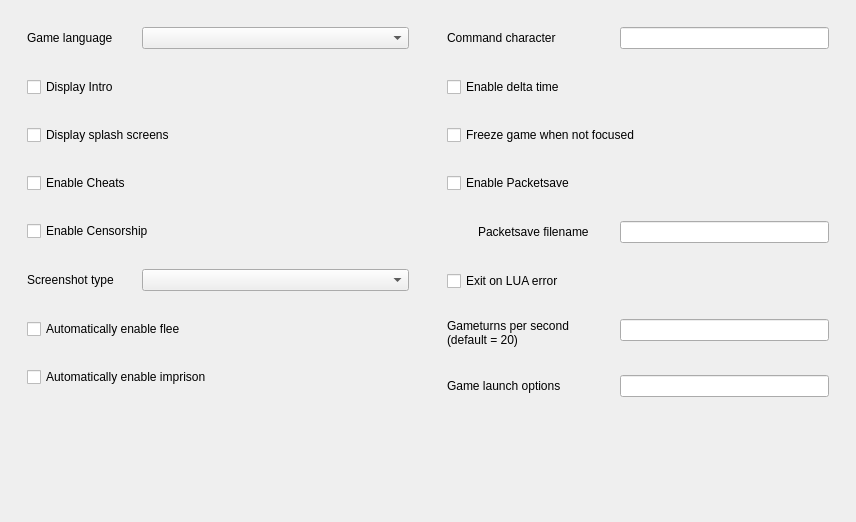
         <widget class="QWidget" name="responsive_scrollAreaWidgetContents_2">
          <property name="geometry">
           <rect>
            <x>0</x>
            <y>0</y>
            <width>856</width>
            <height>522</height>
           </rect>
          </property>
          <layout class="QHBoxLayout" name="horizontalLayout_5" stretch="1,1">
           <item>
            <widget class="QFrame" name="frame">
             <property name="sizePolicy">
              <sizepolicy hsizetype="Ignored" vsizetype="Preferred">
               <horstretch>1</horstretch>
               <verstretch>0</verstretch>
              </sizepolicy>
             </property>
             <layout class="QFormLayout" name="formLayout_5">
              <property name="horizontalSpacing">
               <number>28</number>
              </property>
              <property name="verticalSpacing">
               <number>28</number>
              </property>
              <property name="leftMargin">
               <number>16</number>
              </property>
              <property name="topMargin">
               <number>16</number>
              </property>
              <property name="rightMargin">
               <number>16</number>
              </property>
              <property name="bottomMargin">
               <number>16</number>
              </property>
              <item row="0" column="0">
               <widget class="QLabel" name="labelLanguage">
                <property name="text">
                 <string comment="Dropdown Title Label">Game language</string>
                </property>
               </widget>
              </item>
              <item row="0" column="1">
               <widget class="QComboBox" name="comboBoxLanguage"/>
              </item>
              <item row="5" column="0">
               <widget class="QLabel" name="labelScreenshot">
                <property name="text">
                 <string comment="Dropdown Title Label">Screenshot type</string>
                </property>
               </widget>
              </item>
              <item row="5" column="1">
               <widget class="QComboBox" name="comboBoxScreenshots"/>
              </item>
              <item row="8" column="0">
               <spacer name="verticalSpacer_3">
                <property name="orientation">
                 <enum>Qt::Orientation::Vertical</enum>
                </property>
                <property name="sizeHint" stdset="0">
                 <size>
                  <width>1</width>
                  <height>0</height>
                 </size>
                </property>
               </spacer>
              </item>
              <item row="2" column="0" colspan="2">
               <widget class="QCheckBox" name="checkBoxDisplaySplashScreens">
                <property name="text">
                 <string comment="Checkbox Toggle">Display splash screens</string>
                </property>
               </widget>
              </item>
              <item row="1" column="0" colspan="2">
               <widget class="QCheckBox" name="checkBoxDisplayIntro">
                <property name="text">
                 <string comment="Checkbox Toggle">Display Intro</string>
                </property>
               </widget>
              </item>
              <item row="3" column="0" colspan="2">
               <widget class="QCheckBox" name="checkBoxCheats">
                <property name="text">
                 <string comment="Checkbox Toggle">Enable Cheats</string>
                </property>
               </widget>
              </item>
              <item row="7" column="0" colspan="2">
               <widget class="QCheckBox" name="checkBoxAutoEnableImprison">
                <property name="text">
                 <string comment="Checkbox Toggle">Automatically enable imprison</string>
                </property>
               </widget>
              </item>
              <item row="6" column="0" colspan="2">
               <widget class="QCheckBox" name="checkBoxAutoEnableFlee">
                <property name="text">
                 <string comment="Checkbox Toggle">Automatically enable flee</string>
                </property>
               </widget>
              </item>
              <item row="4" column="0" colspan="2">
               <widget class="QCheckBox" name="checkBoxCensorship">
                <property name="text">
                 <string comment="Checkbox Toggle">Enable Censorship</string>
                </property>
               </widget>
              </item>
             </layout>
            </widget>
           </item>
           <item>
            <widget class="QFrame" name="frame_2">
             <property name="sizePolicy">
              <sizepolicy hsizetype="Ignored" vsizetype="Preferred">
               <horstretch>1</horstretch>
               <verstretch>0</verstretch>
              </sizepolicy>
             </property>
             <layout class="QFormLayout" name="formLayout_6">
              <property name="horizontalSpacing">
               <number>28</number>
              </property>
              <property name="verticalSpacing">
               <number>28</number>
              </property>
              <property name="leftMargin">
               <number>16</number>
              </property>
              <property name="topMargin">
               <number>16</number>
              </property>
              <property name="rightMargin">
               <number>16</number>
              </property>
              <property name="bottomMargin">
               <number>16</number>
              </property>
              <item row="0" column="0">
               <widget class="QLabel" name="labelCommandChar">
                <property name="text">
                 <string comment="Textinput Title Label">Command character</string>
                </property>
               </widget>
              </item>
              <item row="0" column="1">
               <widget class="QLineEdit" name="lineEditCommandChar"/>
              </item>
              <item row="4" column="0">
               <widget class="QLabel" name="labelPacketSaveFileName">
                <property name="styleSheet">
                 <string notr="true">margin-left: 28px;</string>
                </property>
                <property name="text">
                 <string comment="Textinput Title Label">Packetsave filename</string>
                </property>
                <property name="indent">
                 <number>-1</number>
                </property>
               </widget>
              </item>
              <item row="4" column="1">
               <widget class="QLineEdit" name="lineEditPackSaveFileName"/>
              </item>
              <item row="6" column="0">
               <widget class="QLabel" name="labelGameturns">
                <property name="text">
                 <string comment="Textinput Title Label">Gameturns per second
(default = 20)</string>
                </property>
                <property name="wordWrap">
                 <bool>true</bool>
                </property>
               </widget>
              </item>
              <item row="6" column="1">
               <widget class="QLineEdit" name="lineEditGameturns"/>
              </item>
              <item row="7" column="0">
               <widget class="QLabel" name="labelLaunchOptions">
                <property name="text">
                 <string comment="Textinput Title Label">Game launch options</string>
                </property>
               </widget>
              </item>
              <item row="7" column="1">
               <widget class="QLineEdit" name="lineEditLaunchOptions"/>
              </item>
              <item row="8" column="0">
               <spacer name="verticalSpacer_4">
                <property name="orientation">
                 <enum>Qt::Orientation::Vertical</enum>
                </property>
                <property name="sizeHint" stdset="0">
                 <size>
                  <width>1</width>
                  <height>0</height>
                 </size>
                </property>
               </spacer>
              </item>
              <item row="2" column="0" colspan="2">
               <widget class="QCheckBox" name="checkBoxFreezeGameNoFocus">
                <property name="text">
                 <string comment="Checkbox Toggle">Freeze game when not focused</string>
                </property>
               </widget>
              </item>
              <item row="1" column="0" colspan="2">
               <widget class="QCheckBox" name="checkBoxDeltaTime">
                <property name="text">
                 <string comment="Checkbox Toggle">Enable delta time</string>
                </property>
               </widget>
              </item>
              <item row="3" column="0" colspan="2">
               <widget class="QCheckBox" name="checkBoxPacketSaveEnabled">
                <property name="text">
                 <string comment="Checkbox Toggle">Enable Packetsave</string>
                </property>
               </widget>
              </item>
              <item row="5" column="0" colspan="2">
               <widget class="QCheckBox" name="checkBoxExitOnLuaError">
                <property name="text">
                 <string comment="Checkbox Toggle">Exit on LUA error</string>
                </property>
               </widget>
              </item>
             </layout>
            </widget>
           </item>
          </layout>
         </widget>
